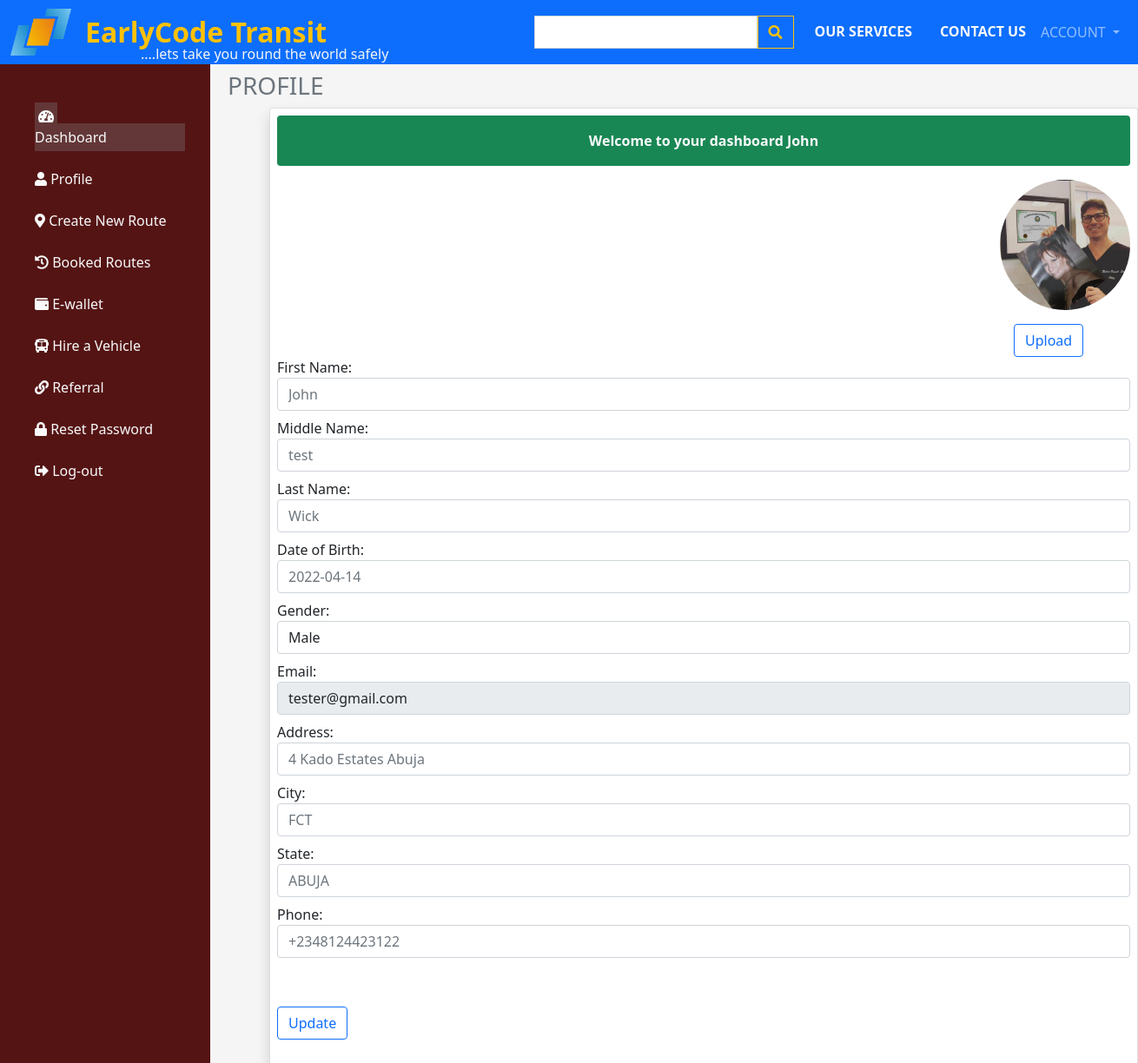
/portal/profile.php (signed in), run on the app's committed database.
### tables this page shows
CREATE TABLE `users` (
  `id` int(11) NOT NULL,
  `first_name` varchar(100) NOT NULL,
  `middle_name` varchar(100) NOT NULL,
  `last_name` varchar(100) NOT NULL,
  `gender` varchar(10) NOT NULL,
  `dob` varchar(15) NOT NULL,
  `email` varchar(300) NOT NULL,
  `user_password` varchar(300) NOT NULL,
  `user_address` varchar(300) NOT NULL,
  `city` varchar(30) NOT NULL,
  `user_state` varchar(30) NOT NULL,
  `zip_code` varchar(10) NOT NULL,
  `phone` varchar(20) NOT NULL,
  `prof_pic` varchar(50) NOT NULL,
  `user_role` varchar(15) NOT NULL,
  `password_trial` int(5) NOT NULL,
  `user_status` varchar(15) NOT NULL,
  `date_created` date NOT NULL
);

### portal/profile.php (the view, shortened to what this page needs)
<?php
    require_once '../assets/config/db-connect.php';
    require_once '../assets/includes/sessions.php';
    require_once '../assets/includes/portal_header.php';
    $id =  $_SESSION['id'];
?>
<?php
    $sql = "SELECT * FROM users WHERE id = '$id'";
    $query = mysqli_query($connection,$sql);
    $row = mysqli_fetch_assoc($query);
?>
<div>
                <h5 class="mt-2 fs-3 fw-b text-secondary">PROFILE</h5>
                <div class="card ms-5 p-2 shadow" style=" width: 1000px;">
                <?php
                  echo successMessage();
                ?>
                <div class="d-flex justify-content-end">
                  <label for="image">
                      <img src="../assets/img/profile_pic/<?php
                         $img = $row['prof_pic'];
                         if (!empty($img)) {
                           echo "$img?".mt_rand();
                         }else{
                           echo 'user.png';
                         }
                      ?>" alt="" style="height: 150px; width: 150px; border-radius: 50%;">
                      <form action="../assets/config/update_control.php" method="post" class="ms-3" enctype="multipart/form-data">
                    </label>
                        <button type="submit" name="updatePicture" class="btn btn-outline-primary mt-3">Upload</button>
                </div>
                    <div class="row">
                      <form action="../assets/config/update_control.php" method="post">
                        <div class="col-md-12 mb-2">
                          <label>First Name:</label>
                          <input type="text" name="fname" placeholder="<?php echo $row['first_name']; ?>"  class="form-control">
                        </div>
                        <div class="col-md-12 mb-2">
                          <label>Middle Name:</label>
                          <input type="text" name="mname" placeholder="<?php echo $row['middle_name']; ?>"  class="form-control">
                        </div>
                        <div class="col-md-12 mb-2">
                          <label>Last Name:</label>
                          <input type="text" name="lname" placeholder="<?php echo $row['last_name']; ?>"  class="form-control">
                        </div>
                        <div class="col-md-12 mb-2">
                          <label>Date of Birth:</label>
                          <input type="text" onfocus="this.type = 'date'" name="dob" placeholder="<?php echo $row['dob']; ?>"  class="form-control">
                        </div>
                        <div class="col-md-12 mb-2">
                          <label>Gender:</label>
                          <select name="gender" id="" class="form-control">
                            <option selected disabled> <?php echo $row['gender']; ?></option>
                          </select>
                        </div>
                        <div class="col-md-12 mb-2">
                          <label>Email:</label>
                          <input type="text" value="<?php echo $row['email']; ?>"  class="form-control" readonly>
                        </div>
                        <div class="col-md-12 mb-2">
                          <label>Address:</label>
                          <input type="text" name="address" placeholder="<?php echo $row['user_address']; ?>"  class="form-control">
                        </div>
                        <div class="col-md-12 mb-2">
                          <label>City:</label>
                          <input type="text" name="city" placeholder="<?php echo $row['city']; ?>"  class="form-control">
                        </div>
                        <div class="col-md-12 mb-2">
                          <label>State:</label>
                          <input type="text" name="state" placeholder="<?php echo $row['user_state']; ?>"  class="form-control">
                        </div>
                        <div class="col-md-12 mb-2">
                          <label>Phone:</label>
                          <input type="text" name="phone" placeholder="<?php echo $row['phone']; ?>"  class="form-control">
                        </div>
                        <button type="submit" name="updateProfile" class=" my-5 btn btn-outline-primary">Update</button>
                      </form>
                    </div>
                </div>
</section>
</body>
</html>

### data on the page
users: prof_pic (picture), fname "John", mname "test", lname "Wick", dob "2022-04-14", gender "Male", email "tester@gmail.com", address "4 Kado Estates Abuja", city "FCT", state "ABUJA", phone "+2348124423122"

### other printed values
successMessage() "Welcome to your dashboard John"
